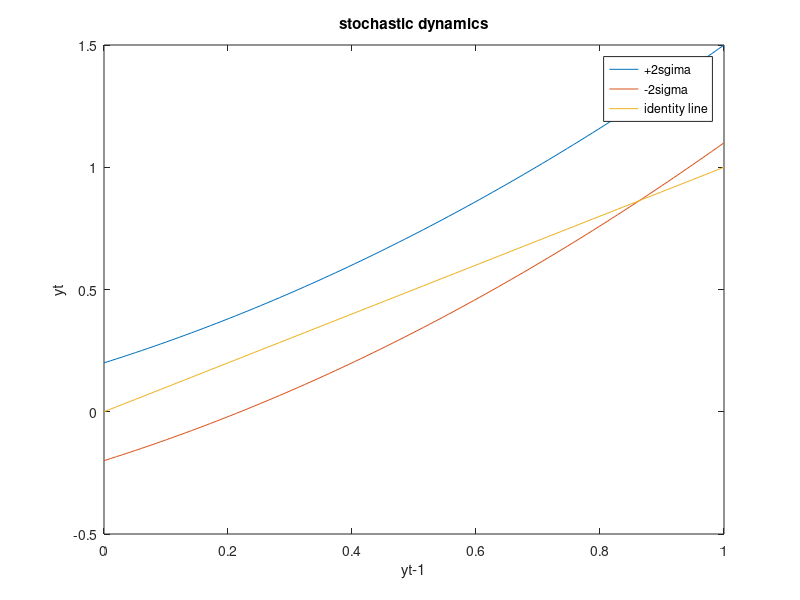
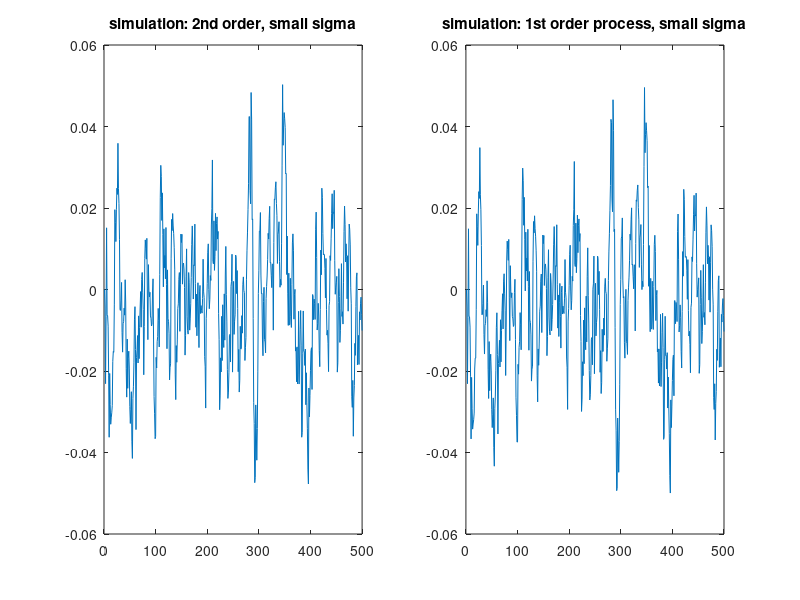
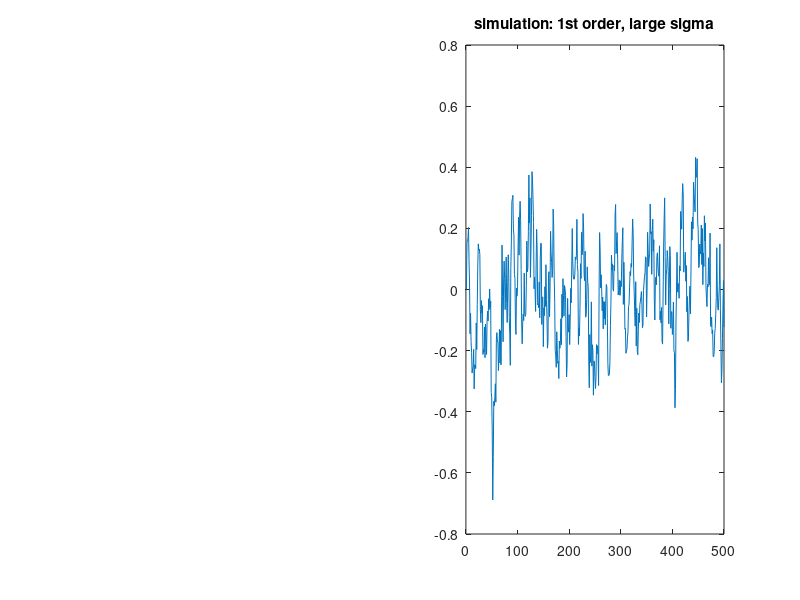
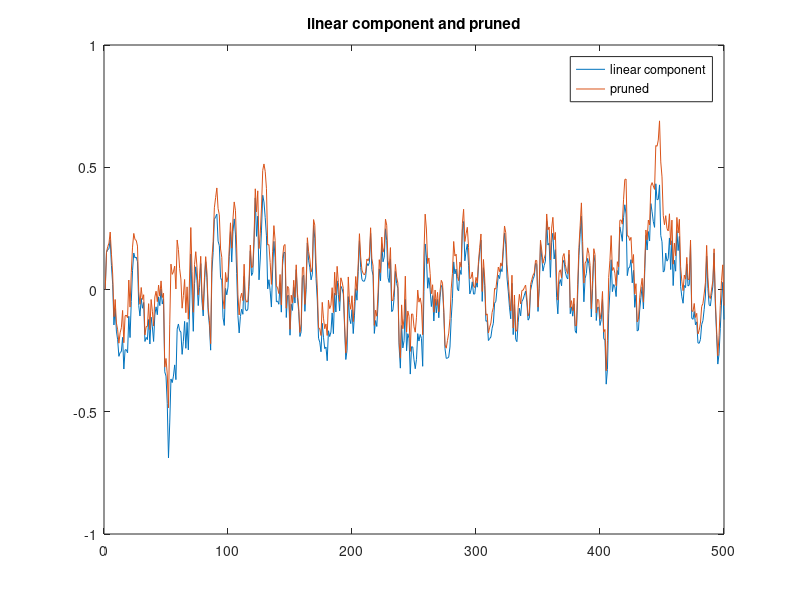

Write MATLAB code to recreate these figures, in order.

%%%%%%%%%%%%%%%%%%%%%%%% simulation and pruning %%%%%%%%%%%%%%%%%%%%%%%%%%

  clear
  close all
  clc
  

%%%%%%%%%%%%%%%%%%%%%%%%%%%%%% question 2 %%%%%%%%%%%%%%%%%%%%%%%%%%%%%%%%

  rho = 0.8;
  alpha = 0.5;
  sigma = 0.1;

  y0 = linspace(0 , 1);
  y1 = rho * y0 + alpha * y0.^2 + 2 * sigma;
  y2 = rho * y0 + alpha * y0.^2 - 2 * sigma;

  figure (1)
  plot (y0 , y1);
  hold on
  plot (y0 , y2);
  plot (y0 , y0);
  legend('+2sgima' , '-2sigma' , 'identity line')
  xlabel('yt-1')
  ylabel('yt')
  title('stochastic dynamics')
  hold off

%%%%%%%%%%%%%%%%%%%%%%%%%%%%%% question 3 %%%%%%%%%%%%%%%%%%%%%%%%%%%%%%%%

  T = 500;
  sigma2 = sigma/10;
  sim_eps2 = sigma2 * randn(T , 1);
  y3 = zeros(T , 1);
  for t = 2 : T
      y3(t) = rho * y3(t - 1) + alpha * y3(t - 1) ^ 2 + sim_eps2(t);
  end
  
  figure (2)
  subplot(1 , 2 , 1)
  plot (y3)
  title('simulation: 2nd order, small sigma')

  y4 = zeros(T , 1);
  for t = 2 : T
      y4(t) = rho * y4(t - 1) + sim_eps2(t);
  end
  
  subplot(1 , 2 , 2)
  plot (y4)
  title('simulation: 1st order process, small sigma')
  
%%%%%%%%%%%%%%%%%%%%%%%%%%%%%% question 4 %%%%%%%%%%%%%%%%%%%%%%%%%%%%%%%%

  sim_eps = sigma * randn(T , 1);
  y5 = zeros(T , 1);
  for t = 2 : T
      y5(t) = rho * y5(t - 1) + alpha * y5(t - 1) ^ 2 + sim_eps(t);
  end
  
  figure (3)
  subplot(1 , 2 , 1)
  plot (y5)
  title('simulation: 2nd order, large sigma')

  y6 = zeros(T , 1);
  for t = 2 : T
      y6(t) = rho * y6(t - 1) + sim_eps(t);
  end
  
  subplot(1 , 2 , 2)
  plot (y6)
  title('simulation: 1st order, large sigma')
  
%%%%%%%%%%%%%%%%%%%%%%%%%%%%% question 5 %%%%%%%%%%%%%%%%%%%%%%%%%%%%%%%%%

  ytilde = zeros(T , 1);
  for t = 2 : T
      ytilde(t) = rho * ytilde(t - 1) + sim_eps(t);
  end
  
  ypruned = zeros(T , 1);
  for t = 2 : T
      ypruned(t) = rho * ypruned(t - 1) + alpha * ytilde(t - 1) ^ 2 + sim_eps(t);
  end
  
  figure (4)
  plot(ytilde)
  hold on
  plot(ypruned)
  title('linear component and pruned')
  legend('linear component','pruned')
  hold off